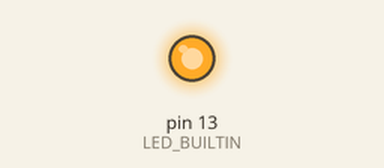
Bench run of a sketch on a simulated Arduino Uno, built with avr-gcc and run on an emulated ATmega328P. Parts: output pins drawn as LEDs (lit = HIGH).

Above: at 0.2 s.
At 15.0 s:
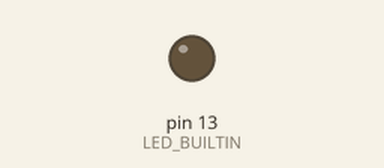
Timing chart, 0 to 15.6 s (numbered marks = the images above):
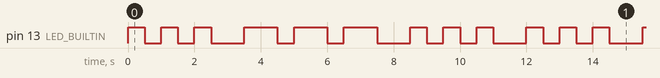

Measured:
- by itself, pin 13 (LED_BUILTIN): repeats every 12.0 s: 2 × (LOW 0.50 s, HIGH 0.50 s), LOW 1.0 s, 2 × (HIGH 1.0 s, LOW 0.50 s), HIGH 1.0 s, LOW 1.0 s, 2 × (HIGH 0.50 s, LOW 0.50 s), HIGH 0.50 s, LOW 1.0 s, HIGH 0.50 s
- by itself, everything shown: repeats every 12.0 s, in 18 steps

The sketch:

codigoMorse.ino
```cpp
// señal SOS en código morse

// setup es la función que corre desde que se envía el código:
void setup() {
// indica el pin que se utilizará, en este caso es el led integrado en la placa
  pinMode(LED_BUILTIN, OUTPUT);
}

// funciones que definen el tiempo que está encendido o apagado
// dependiendo de si es "guion", "punto", "espacioCaracter" o "espacio"
int guion = 1000;
int punto = 500;
int entreCaracter = 500;
int espacio = 1000;

/* PROBANDO EL CÓDIGO

// loop es la función que se repite constantemente una y otra vez
void loop() {

// llama al led a que se encienda por "punto" milisegundos
  digitalWrite(LED_BUILTIN, HIGH);
    delay(punto);

// llama al led a que se encienda por "entreCaracter" milisegundos
  digitalWrite(LED_BUILTIN, LOW);
    delay(entreCaracter);

// llama al led a que se encienda por "guion" milisegundos
  digitalWrite(LED_BUILTIN, HIGH);
    delay(guion);

// llama al led a que se encienda por "espacio" milisegundos
  digitalWrite(LED_BUILTIN, LOW);
    delay(espacio);

  digitalWrite(LED_BUILTIN, HIGH);
    delay(guion);

  digitalWrite(LED_BUILTIN, LOW);
    delay(entreCaracter);

  digitalWrite(LED_BUILTIN, HIGH);
    delay(punto);

  digitalWrite(LED_BUILTIN, LOW);
    delay(espacio);
}
*/

// INICIO SEÑAL SOS
void loop() {

// letra S = ...
  digitalWrite(LED_BUILTIN, HIGH);
    delay(punto);

  digitalWrite(LED_BUILTIN, LOW);
    delay(entreCaracter);

  digitalWrite(LED_BUILTIN, HIGH);
    delay(punto);

  digitalWrite(LED_BUILTIN, LOW);
    delay(entreCaracter);

  digitalWrite(LED_BUILTIN, HIGH);
    delay(punto);

  digitalWrite(LED_BUILTIN, LOW);
    delay(espacio);

// letra O = ---
  digitalWrite(LED_BUILTIN, HIGH);
    delay(guion);

  digitalWrite(LED_BUILTIN, LOW);
    delay(entreCaracter);

  digitalWrite(LED_BUILTIN, HIGH);
    delay(guion);

  digitalWrite(LED_BUILTIN, LOW);
    delay(entreCaracter);

  digitalWrite(LED_BUILTIN, HIGH);
    delay(guion);

  digitalWrite(LED_BUILTIN, LOW);
    delay(espacio);

// letra S = ...
  digitalWrite(LED_BUILTIN, HIGH);
    delay(punto);

  digitalWrite(LED_BUILTIN, LOW);
    delay(entreCaracter);

  digitalWrite(LED_BUILTIN, HIGH);
    delay(punto);

  digitalWrite(LED_BUILTIN, LOW);
    delay(entreCaracter);

  digitalWrite(LED_BUILTIN, HIGH);
    delay(punto);

  digitalWrite(LED_BUILTIN, LOW);
    delay(espacio);
}
```
